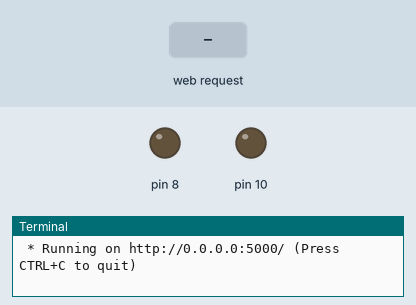
Bench run of a program on a simulated Raspberry Pi (header pin numbers). Shown: output pins drawn as LEDs (lit = HIGH), the last lines printed to the terminal. Dashed ring = blinking. The test bench sets the inputs (shaded band). Threads take turns every 2 ms; the clock reads 2024-03-15 10:24:30 at power-on unless the program sets it.

Above: at 1.2 s.
1.3 s: HTTP request for /disco/1 received
At 1.7 s:
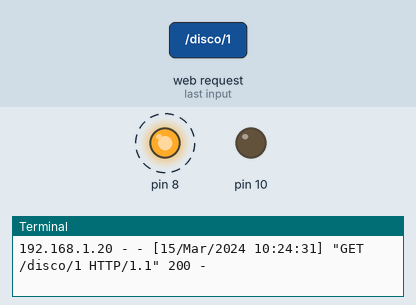
4.3 s: HTTP request for /10/1 received
At 5.9 s:
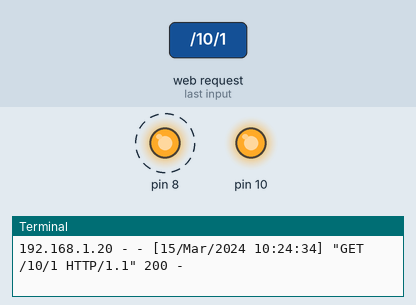
7.3 s: HTTP request for /10/0 received
At 8.1 s:
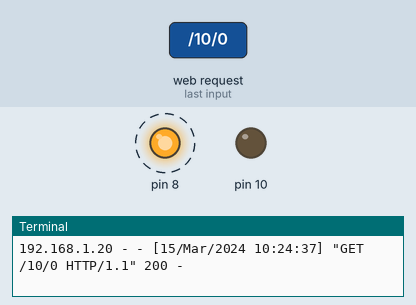
10.3 s: HTTP request for /disco/0 received
At 11.0 s:
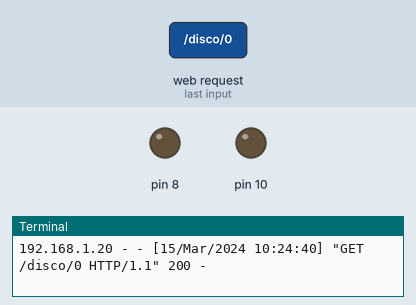
Timing chart, 0 to 12.8 s (numbered marks = the images above; inputs shaded):
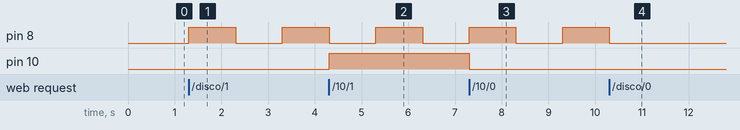

Measured:
- after the input at 1.3 s, pin 8: LOW → HIGH at once, → LOW 1.0 s later, → HIGH 1.0 s later
- after the input at 4.3 s, pin 10: LOW → HIGH at once
- after the input at 7.3 s, pin 10: HIGH → LOW at once
- after the input at 10.3 s, pin 8: goes on until 10.3 s, then stays LOW

The program:

serverBlinkBackgroundTask.py
```python
import RPi.GPIO as GPIO
from time import sleep
from threading import Thread
from flask import Flask

GPIO.setwarnings(False)
GPIO.setmode(GPIO.BOARD)

GPIO.setup(8, GPIO.OUT, initial=GPIO.LOW)
GPIO.setup(10, GPIO.OUT, initial=GPIO.LOW)

app = Flask(__name__)
discoThread = None
discoFlag = False


@app.route('/')
def index():
    return 'hello world'


@app.route('/<int:pin_num>/<int:value>')
def change_pin_state(pin_num, value):
    if pin_num == 8 or pin_num == 10 and value == 1 or value == 0:
        GPIO.output(pin_num, value)
        return f'{pin_num} {value}'
    return 'bad request'


@app.route('/disco/<int:value>')
def disco(value):
    global discoThread, discoFlag
    if value == 1:
        discoThread = Thread(target=blink)
        discoFlag = True
        discoThread.start()
    elif discoThread != None:
        discoFlag = False
        discoThread = None
    return 'ok'


def blink():
    global discoFlag
    while discoFlag:
        GPIO.output(8, GPIO.HIGH)  # Turn on
        sleep(1)  # Sleep for 1 second
        GPIO.output(8, GPIO.LOW)  # Turn off
        sleep(1)  # Sleep for 1 second


if __name__ == "__main__":
    app.run(host='0.0.0.0')
```
